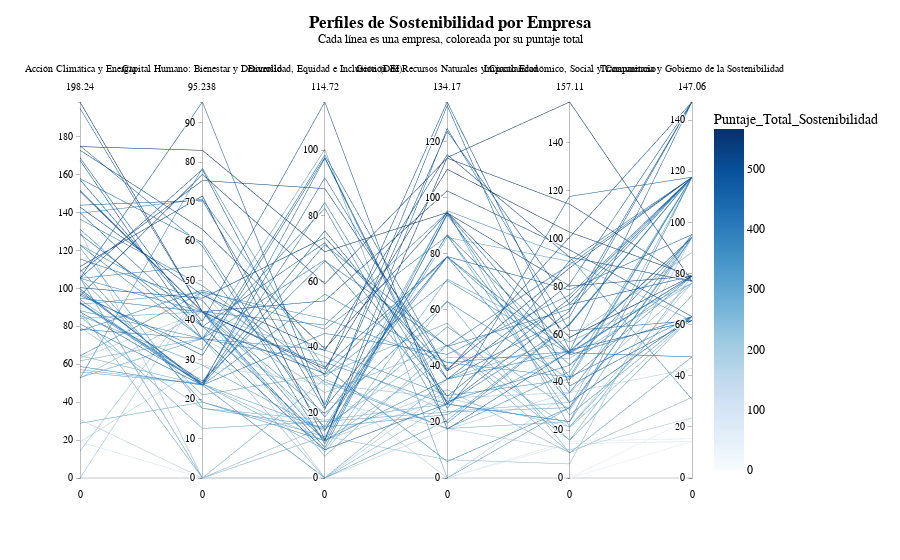

Notebook code cell kept with this figure:
### Markdown cell above
## 6. Gráfico de Coordenadas Paralelas para Perfiles de Sostenibilidad

### Code cell
# 1. Preparación de Datos: Crear una tabla pivotada (ancha)
# Se agrupan los datos por empresa y pilar, sumando la valoración ponderada.
pivoted_data = raw_data.groupby(['Razón social', 'Nombre Pilar'])['valoracionPonderada'].sum().reset_index()

# Se pivota la tabla para que las empresas sean filas y los pilares, columnas.
# Los valores NaN se rellenan con 0, asumiendo desempeño nulo en ese pilar.
parallel_coords_df = pivoted_data.pivot(
    index='Razón social',
    columns='Nombre Pilar',
    values='valoracionPonderada'
).fillna(0).reset_index()

# 2. Enriquecer los datos con información contextual (Macrosector y Puntaje Total)
# Se une la tabla pivotada con los datos agregados para poder colorear las líneas.
parallel_coords_df = pd.merge(
    parallel_coords_df,
    company_agg_data[['Razón social', 'Macrosector', 'Puntaje_Total_Sostenibilidad']],
    on='Razón social',
    how='left'
)

# 3. Creación del Gráfico de Coordenadas Paralelas
# Se definen las dimensiones del gráfico, que son las columnas de los pilares.
dimensions = list(parallel_coords_df.columns)
dimensions.remove('Razón social')
dimensions.remove('Macrosector')
dimensions.remove('Puntaje_Total_Sostenibilidad')

fig_parallel = px.parallel_coordinates(
    parallel_coords_df,
    # El color de la línea representa el puntaje total de sostenibilidad.
    color="Puntaje_Total_Sostenibilidad",
    dimensions=dimensions,
    # Se añade el Macrosector y el nombre de la empresa a la información del hover.
    labels={"Razón social": "Empresa", "Macrosector": "Sector"},
    color_continuous_scale=px.colors.sequential.Blues, # Escala de color de oscuro (bajo) a brillante (alto)
    title="Perfiles de Sostenibilidad por Empresa"
)

# 4. Personalización y Estilo del Gráfico
fig_parallel.update_layout(
    title='<b>Perfiles de Sostenibilidad por Empresa</b><br><sup>Cada línea es una empresa, coloreada por su puntaje total</sup><br>',
    title_x=0.5,
    title_y=0.95,
    font=dict(family="Arial, sans-serif", size=12, color="black")
)

fig_parallel.show()
save_chart_as_html(fig_parallel, '06_parallel_coordinates_sustainability_profiles.html')
# Save as image
fig_parallel.write_image("img/06_parallel_coordinates_sustainability_profiles.png", width=1000, height=800, scale=2)
